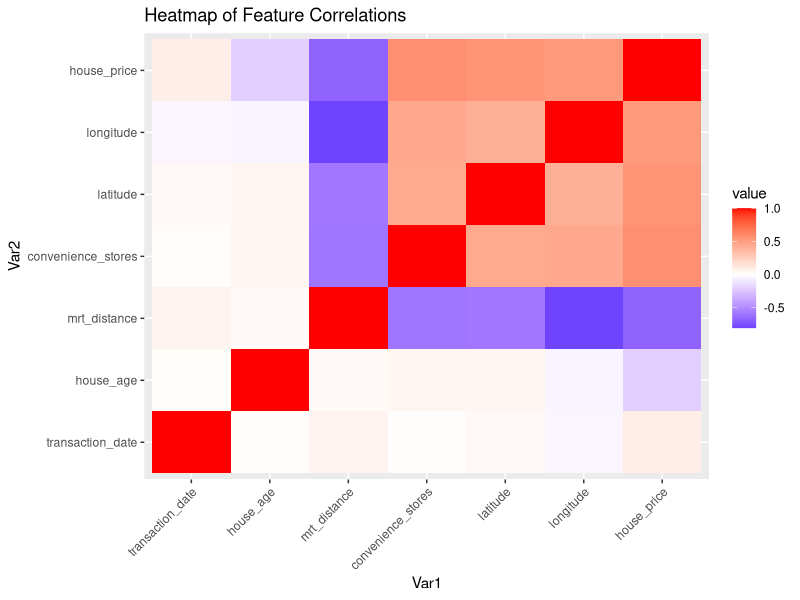
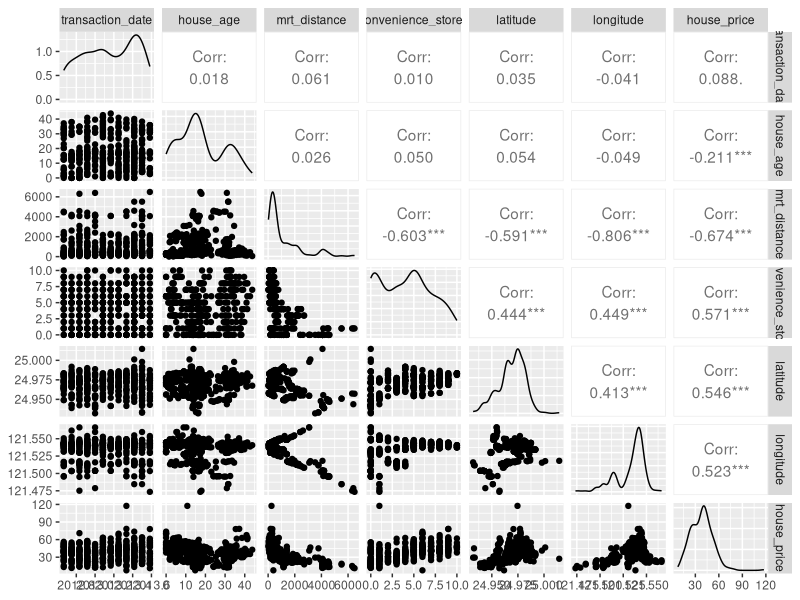
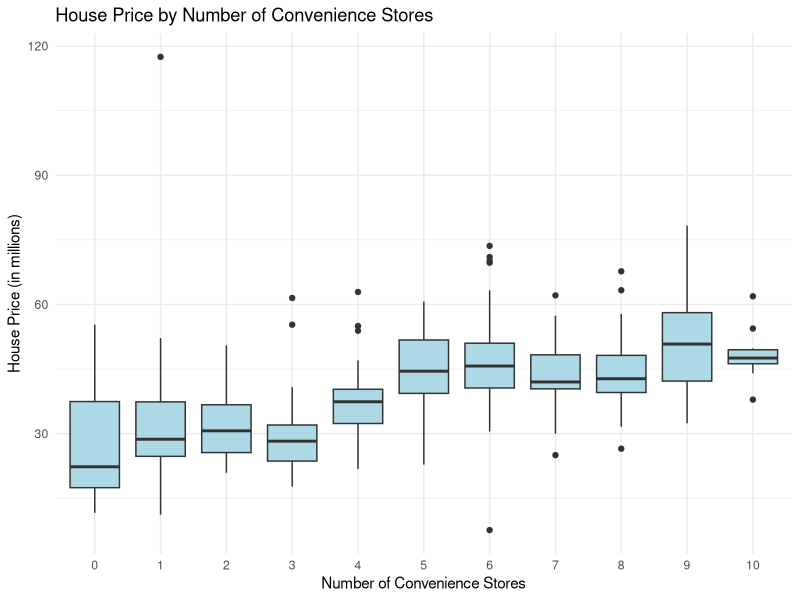
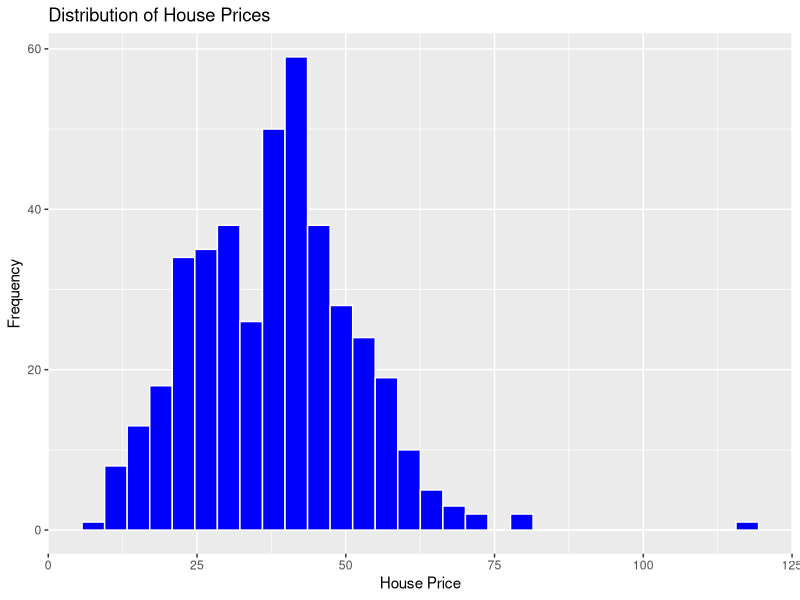

Here is the R script that generated these plots, in order: (Note: this script raises an error after producing the figures.)
# House Price Analysis in Taiwan - Test Script
# Author: Stella Zhang
# Date: 22 Sep 2024

# Description:
# This script performs house price analysis in Taiwan using various machine learning models, 
# including Linear Regression, Ridge Regression, Lasso Regression, Random Forest, SVM, and XGBoost.
# It also includes data visualizations and feature importance analysis.
# Ensure the required packages are installed before running this script.
# The dataset used is "real-estate-taiwan.csv".

# Note: Make sure the dataset "real-estate-taiwan.csv" is in the same directory as this script.

# Install and load necessary packages
required_packages <- c("GGally", "ggplot2", "dplyr", "glmnet", "randomForest", "caret", "iml", "car", "xgboost", "e1071", "MASS", "reshape2")
new_packages <- required_packages[!(required_packages %in% installed.packages()[,"Package"])]
if(length(new_packages)) install.packages(new_packages)

# Load libraries quietly
suppressMessages(lapply(required_packages, require, character.only = TRUE))

# Load the data
# Make sure the "real-estate-taiwan.csv" file is in the same directory as this script
house_data <- read.csv("real-estate-taiwan.csv")

# Initial Data Exploration
print("Initial Data Overview:")
print(summary(house_data))
print(str(house_data))

# Data Exploration and Visualization
print("Exploratory Data Analysis:")

# Correlation Matrix
correlation_matrix <- cor(house_data[, sapply(house_data, is.numeric)])
print(correlation_matrix)

# Heatmap of correlations
corr_melt <- melt(correlation_matrix)
print(ggplot(corr_melt, aes(Var1, Var2, fill = value)) +
        geom_tile() +
        scale_fill_gradient2(low = "blue", high = "red", mid = "white", midpoint = 0) +
        theme(axis.text.x = element_text(angle = 45, hjust = 1)) +
        labs(title = "Heatmap of Feature Correlations"))

# Pairwise relationships
print("Pairwise Plot:")
print(ggpairs(house_data))

# Boxplot: House Price by Convenience Stores
print(ggplot(house_data, aes(x = as.factor(convenience_stores), y = house_price)) +
        geom_boxplot(fill = "lightblue") +
        theme_minimal() +
        labs(title = "House Price by Number of Convenience Stores",
             x = "Number of Convenience Stores", y = "House Price (in millions)"))

# Histogram of House Price
print(ggplot(house_data, aes(house_price)) +
        geom_histogram(bins = 30, fill = "blue", color = "white") +
        labs(title = "Distribution of House Prices", x = "House Price", y = "Frequency"))

# Feature Engineering
house_data$log_distance <- log(house_data$mrt_distance + 1)
house_data$age_distance_interaction <- house_data$house_age * house_data$mrt_distance
house_data$house_age_sq <- house_data$house_age^2
house_data$mrt_distance_sq <- house_data$mrt_distance^2

# Standardize features
house_data_std <- house_data
numeric_cols <- sapply(house_data_std, is.numeric)
house_data_std[numeric_cols] <- scale(house_data_std[numeric_cols])

# Prepare data for modeling
x <- model.matrix(house_price ~ house_age + mrt_distance + convenience_stores + latitude + longitude + log_distance + age_distance_interaction + house_age_sq + mrt_distance_sq - 1, house_data_std)
y <- house_data_std$house_price

set.seed(123)
train_index <- createDataPartition(house_data_std$house_price, p = 0.8, list = FALSE)
train_data <- house_data_std[train_index, ]
test_data <- house_data_std[-train_index, ]

x_train <- x[train_index, ]
x_test <- x[-train_index, ]
y_train <- y[train_index]
y_test <- y[-train_index]

# Function to evaluate model performance
evaluate_model <- function(model, test_data, y_test, model_type = "regression") {
  pred <- predict(model, newdata = test_data)
  r_squared <- cor(pred, y_test)^2
  print(paste(model_type, "R-squared on Test Set:", r_squared))
  return(r_squared)
}

# Linear Regression Model
linear_model <- lm(house_price ~ house_age + mrt_distance + convenience_stores + latitude + longitude + log_distance + age_distance_interaction + house_age_sq + mrt_distance_sq, data = train_data)
summary(linear_model)

# Ridge Regression Model with cross-validation
ridge_model <- cv.glmnet(as.matrix(x_train), y_train, alpha = 0)
ridge_pred <- predict(ridge_model, s = ridge_model$lambda.min, newx = as.matrix(x_test))

# Lasso Regression Model with cross-validation
lasso_model <- cv.glmnet(as.matrix(x_train), y_train, alpha = 1)
lasso_pred <- predict(lasso_model, s = lasso_model$lambda.min, newx = as.matrix(x_test))

# Random Forest Model
rf_model <- randomForest(house_price ~ ., data = train_data, importance = TRUE)
print(rf_model)
rf_pred <- predict(rf_model, newdata = test_data)

# Support Vector Machine Model
svm_model <- svm(house_price ~ ., data = train_data)
print(svm_model)
svm_pred <- predict(svm_model, newdata = test_data)

# XGBoost Model
xgb_model <- xgboost(data = as.matrix(x_train), label = y_train, nrounds = 100, objective = "reg:squarederror")
xgb_pred <- predict(xgb_model, as.matrix(x_test))

# Model Evaluation
linear_r_squared <- evaluate_model(linear_model, test_data, test_data$house_price, "Linear Regression")
ridge_r_squared <- evaluate_model(ridge_model, x_test, y_test, "Ridge Regression")
lasso_r_squared <- evaluate_model(lasso_model, x_test, y_test, "Lasso Regression")
rf_r_squared <- evaluate_model(rf_model, test_data, test_data$house_price, "Random Forest")
svm_r_squared <- evaluate_model(svm_model, test_data, test_data$house_price, "SVM")
xgb_r_squared <- evaluate_model(xgb_model, x_test, y_test, "XGBoost")

# Feature Importance (Random Forest)
rf_predictor <- Predictor$new(rf_model, data = test_data[, -which(names(test_data) == "house_price")], y = test_data$house_price, predict.function = function(model, newdata) as.numeric(predict(model, newdata = newdata)))
feature_imp <- FeatureImp$new(rf_predictor, loss = "mse")
feature_imp$plot()

# Residual Analysis for Linear Model
residuals <- residuals(linear_model)
print(ggplot(data.frame(residuals), aes(residuals)) +
        geom_histogram(bins = 30, fill = "orange", color = "black") +
        labs(title = "Residuals Distribution", x = "Residuals", y = "Frequency"))

# Residual vs Fitted Plot
print(ggplot(data.frame(fitted = fitted(linear_model), residuals = residuals), aes(fitted, residuals)) +
        geom_point(color = "blue") +
        geom_smooth(se = FALSE, color = "red") +
        labs(title = "Residuals vs Fitted", x = "Fitted values", y = "Residuals"))

# Variance Inflation Factor (VIF) for Linear Model
vif_values <- vif(linear_model)
print("VIF for Linear Model:")
print(vif_values)

# Cross-validation for model evaluation (Linear Model)
train_control <- trainControl(method = "cv", number = 10)
linear_cv <- train(house_price ~ ., data = train_data, method = "lm", trControl = train_control)
print("Cross-Validation Results for Linear Model:")
print(linear_cv)
